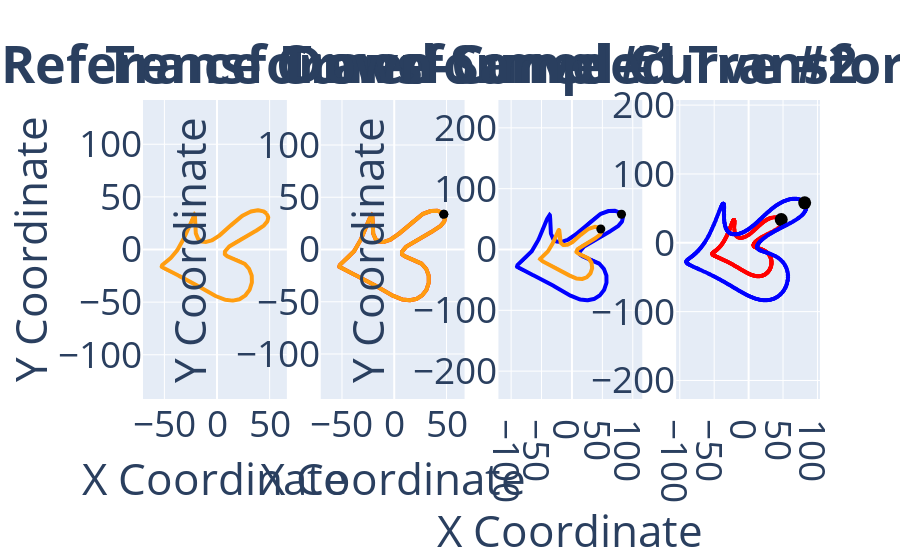
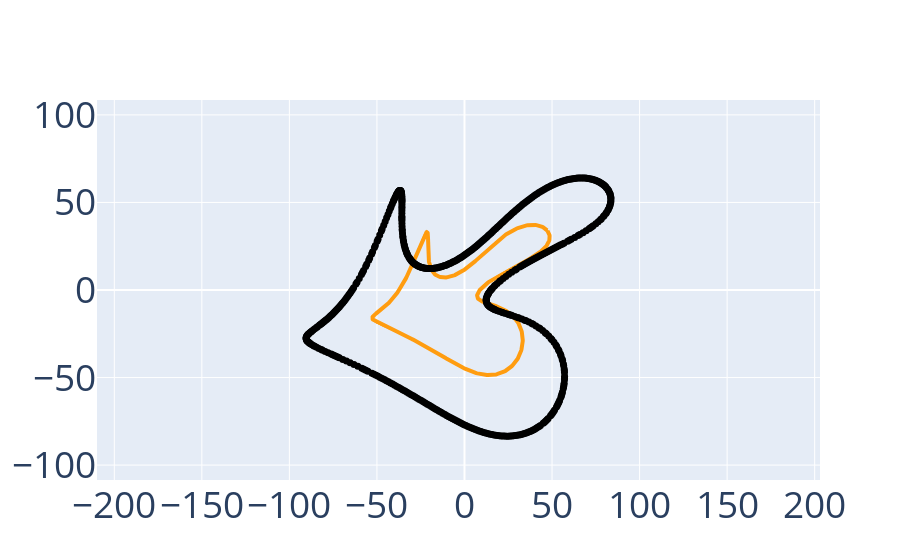
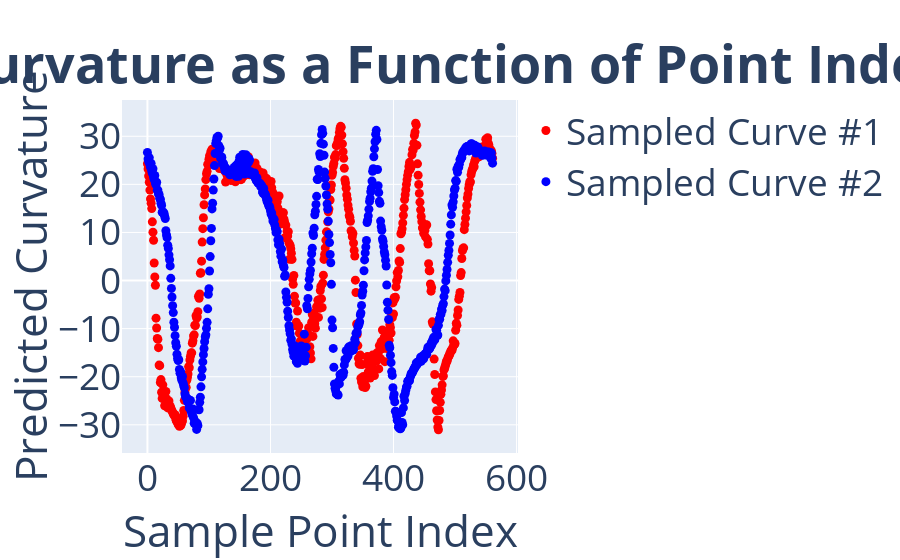
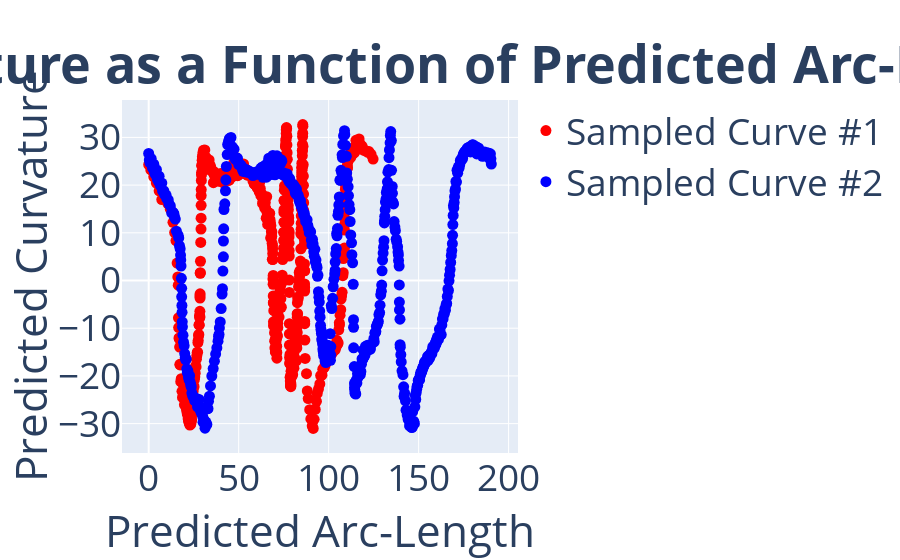

Write notebook code for charts like these, in order.
### Markdown cell above
# EVALUATE SIGNATURES

### Code cell
plot_utils.plot_curve_comparisons(
    curve_records=curve_records, 
    curve_colors=curve_colors,
    sampling_ratio=sampling_ratio,
    transformation_group_type=group,
    plot_to_screen=True,
    normalize_signature=False)

### Figure 1 — Plotly figure (JSON) as saved in the notebook; plotly's stock layout.template omitted (floating-point values rounded to 4 significant figures; data arrays with more than 128 entries replaced by an {"elided": "..."} marker saying what was removed)
{"data": [{"line": {"color": "#FF9D11", "width": 4}, "marker": {"size": 2}, "mode": "lines+markers", "name": "Reference Curve", "type": "scatter", "x": {"elided": "703 float values"}, "xaxis": "x", "y": {"elided": "703 float values"}, "yaxis": "y"}, {"line": {"color": "#FF0000", "width": 4}, "marker": {"size": 2}, "mode": "lines+markers", "name": "Transformed Curve #1", "type": "scatter", "x": {"elided": "703 float values"}, "xaxis": "x2", "y": {"elided": "703 float values"}, "yaxis": "y2"}, {"hoverinfo": "skip", "marker": {"cmax": 703, "cmin": 0, "color": "black", "colorscale": [[0, "#ff0000"], [0.1111, "#ffa700"], [0.2222, "#afff00"], [0.3333, "#08ff00"], [0.4444, "#00ff9f"], [0.5556, "#00b7ff"], [0.6667, "#0010ff"], [0.7778, "#9700ff"], [0.8889, "#ff00bf"], [1, "#ff0000"]], "size": 9}, "mode": "markers", "name": "", "type": "scatter", "x": [47.41], "xaxis": "x2", "y": [33.75], "yaxis": "y2"}, {"line": {"color": "#FF9D11", "width": 4}, "marker": {"size": 2}, "mode": "lines+markers", "name": "", "type": "scatter", "x": {"elided": "703 float values"}, "xaxis": "x2", "y": {"elided": "703 float values"}, "yaxis": "y2"}, {"hoverinfo": "skip", "marker": {"cmax": 703, "cmin": 0, "color": "black", "colorscale": [[0, "#ff0000"], [0.1111, "#ffa700"], [0.2222, "#afff00"], [0.3333, "#08ff00"], [0.4444, "#00ff9f"], [0.5556, "#00b7ff"], [0.6667, "#0010ff"], [0.7778, "#9700ff"], [0.8889, "#ff00bf"], [1, "#ff0000"]], "size": 9}, "mode": "markers", "name": "", "type": "scatter", "x": [47.41], "xaxis": "x2", "y": [33.75], "yaxis": "y2"}, {"hoverinfo": "skip", "marker": {"cmax": 703, "cmin": 0, "color": "#FF0000", "colorscale": [[0, "#ff0000"], [0.1111, "#ffa700"], [0.2222, "#afff00"], [0.3333, "#08ff00"], [0.4444, "#00ff9f"], [0.5556, "#00b7ff"], [0.6667, "#0010ff"], [0.7778, "#9700ff"], [0.8889, "#ff00bf"], [1, "#ff0000"]], "size": 4}, "mode": "markers", "name": "", "type": "scatter", "x": {"elided": "562 float values"}, "xaxis": "x4", "y": {"elided": "562 float values"}, "yaxis": "y4"}, {"hoverinfo": "skip", "marker": {"cmax": 703, "cmin": 0, "color": "black", "colorscale": [[0, "#ff0000"], [0.1111, "#ffa700"], [0.2222, "#afff00"], [0.3333, "#08ff00"], [0.4444, "#00ff9f"], [0.5556, "#00b7ff"], [0.6667, "#0010ff"], [0.7778, "#9700ff"], [0.8889, "#ff00bf"], [1, "#ff0000"]], "size": 13}, "mode": "markers", "name": "", "type": "scatter", "x": [47.41], "xaxis": "x4", "y": [33.75], "yaxis": "y4"}, {"line": {"color": "#0000FF", "width": 4}, "marker": {"size": 2}, "mode": "lines+markers", "name": "Transformed Curve #2", "type": "scatter", "x": {"elided": "703 float values"}, "xaxis": "x3", "y": {"elided": "703 float values"}, "yaxis": "y3"}, {"hoverinfo": "skip", "marker": {"cmax": 703, "cmin": 0, "color": "black", "colorscale": [[0, "#ff0000"], [0.1111, "#ffa700"], [0.2222, "#afff00"], [0.3333, "#08ff00"], [0.4444, "#00ff9f"], [0.5556, "#00b7ff"], [0.6667, "#0010ff"], [0.7778, "#9700ff"], [0.8889, "#ff00bf"], [1, "#ff0000"]], "size": 9}, "mode": "markers", "name": "", "type": "scatter", "x": [81.46], "xaxis": "x3", "y": [57.99], "yaxis": "y3"}, {"line": {"color": "#FF9D11", "width": 4}, "marker": {"size": 2}, "mode": "lines+markers", "name": "", "type": "scatter", "x": {"elided": "703 float values"}, "xaxis": "x3", "y": {"elided": "703 float values"}, "yaxis": "y3"}, {"hoverinfo": "skip", "marker": {"cmax": 703, "cmin": 0, "color": "black", "colorscale": [[0, "#ff0000"], [0.1111, "#ffa700"], [0.2222, "#afff00"], [0.3333, "#08ff00"], [0.4444, "#00ff9f"], [0.5556, "#00b7ff"], [0.6667, "#0010ff"], [0.7778, "#9700ff"], [0.8889, "#ff00bf"], [1, "#ff0000"]], "size": 9}, "mode": "markers", "name": "", "type": "scatter", "x": [47.41], "xaxis": "x3", "y": [33.75], "yaxis": "y3"}, {"hoverinfo": "skip", "marker": {"cmax": 703, "cmin": 0, "color": "#0000FF", "colorscale": [[0, "#ff0000"], [0.1111, "#ffa700"], [0.2222, "#afff00"], [0.3333, "#08ff00"], [0.4444, "#00ff9f"], [0.5556, "#00b7ff"], [0.6667, "#0010ff"], [0.7778, "#9700ff"], [0.8889, "#ff00bf"], [1, "#ff0000"]], "size": 4}, "mode": "markers", "name": "", "type": "scatter", "x": {"elided": "562 float values"}, "xaxis": "x4", "y": {"elided": "562 float values"}, "yaxis": "y4"}, {"hoverinfo": "skip", "marker": {"cmax": 703, "cmin": 0, "color": "black", "colorscale": [[0, "#ff0000"], [0.1111, "#ffa700"], [0.2222, "#afff00"], [0.3333, "#08ff00"], [0.4444, "#00ff9f"], [0.5556, "#00b7ff"], [0.6667, "#0010ff"], [0.7778, "#9700ff"], [0.8889, "#ff00bf"], [1, "#ff0000"]], "size": 13}, "mode": "markers", "name": "", "type": "scatter", "x": [81.46], "xaxis": "x4", "y": [57.99], "yaxis": "y4"}], "layout": {"annotations": [{"font": {"size": 52}, "showarrow": false, "text": "<b>Reference Curve</b>", "x": 0.1062, "xanchor": "center", "xref": "paper", "y": 1, "yanchor": "bottom", "yref": "paper"}, {"font": {"size": 52}, "showarrow": false, "text": "<b>Transformed Curve #1</b>", "x": 0.3688, "xanchor": "center", "xref": "paper", "y": 1, "yanchor": "bottom", "yref": "paper"}, {"font": {"size": 52}, "showarrow": false, "text": "<b>Transformed Curve #2</b>", "x": 0.6313, "xanchor": "center", "xref": "paper", "y": 1, "yanchor": "bottom", "yref": "paper"}, {"font": {"size": 52}, "showarrow": false, "text": "<b>Down-Sampled Transformed Curves</b>", "x": 0.8938, "xanchor": "center", "xref": "paper", "y": 1, "yanchor": "bottom", "yref": "paper"}], "font": {"size": 37}, "showlegend": false, "xaxis": {"anchor": "y", "domain": [0, 0.2125], "title": {"text": "X Coordinate"}}, "xaxis2": {"anchor": "y2", "domain": [0.2625, 0.475], "title": {"text": "X Coordinate"}}, "xaxis3": {"anchor": "y3", "domain": [0.525, 0.7375], "title": {"text": "X Coordinate"}}, "xaxis4": {"anchor": "y4", "domain": [0.7875, 1]}, "yaxis": {"anchor": "x", "domain": [0, 1], "range": [-108.5, 108.5], "scaleanchor": "x", "scaleratio": 1, "title": {"text": "Y Coordinate"}}, "yaxis2": {"anchor": "x2", "domain": [0, 1], "range": [-108.5, 108.5], "scaleanchor": "x2", "scaleratio": 1, "title": {"text": "Y Coordinate"}}, "yaxis3": {"anchor": "x3", "domain": [0, 1], "range": [-108.5, 108.5], "scaleanchor": "x3", "scaleratio": 1, "title": {"text": "Y Coordinate"}}, "yaxis4": {"anchor": "x4", "domain": [0, 1], "scaleanchor": "x4", "scaleratio": 1}}}

### Figure 2 — Plotly figure (JSON) as saved in the notebook; plotly's stock layout.template omitted (floating-point values rounded to 4 significant figures; data arrays with more than 128 entries replaced by an {"elided": "..."} marker saying what was removed)
{"data": [{"line": {"color": "#FF9D11", "width": 4}, "marker": {"size": 2}, "mode": "lines+markers", "name": "", "type": "scatter", "x": {"elided": "703 float values"}, "xaxis": "x", "y": {"elided": "703 float values"}, "yaxis": "y"}, {"hoverinfo": "skip", "marker": {"cmax": 703, "cmin": 0, "color": "black", "colorscale": [[0, "#ff0000"], [0.1111, "#ffa700"], [0.2222, "#afff00"], [0.3333, "#08ff00"], [0.4444, "#00ff9f"], [0.5556, "#00b7ff"], [0.6667, "#0010ff"], [0.7778, "#9700ff"], [0.8889, "#ff00bf"], [1, "#ff0000"]], "size": 7}, "mode": "markers", "name": "", "type": "scatter", "x": {"elided": "562 float values"}, "xaxis": "x", "y": {"elided": "562 float values"}, "yaxis": "y"}], "layout": {"font": {"size": 37}, "showlegend": false, "xaxis": {"anchor": "y", "domain": [0, 1]}, "yaxis": {"anchor": "x", "domain": [0, 1], "range": [-108.5, 108.5], "scaleanchor": "x", "scaleratio": 1}}}

### Figure 3 — Plotly figure (JSON) as saved in the notebook; plotly's stock layout.template omitted (floating-point values rounded to 4 significant figures; data arrays with more than 128 entries replaced by an {"elided": "..."} marker saying what was removed)
{"data": [{"line": {"color": "#FF0000", "width": 4}, "marker": {"size": 9}, "mode": "markers", "name": "Sampled Curve #1", "type": "scatter", "x": {"elided": "562 int values"}, "xaxis": "x", "y": {"elided": "562 float values"}, "yaxis": "y"}, {"line": {"color": "#0000FF", "width": 4}, "marker": {"size": 9}, "mode": "markers", "name": "Sampled Curve #2", "type": "scatter", "x": {"elided": "562 int values"}, "xaxis": "x", "y": {"elided": "562 float values"}, "yaxis": "y"}], "layout": {"annotations": [{"font": {"size": 52}, "showarrow": false, "text": "<b>Predicted Curvature as a Function of Point Index</b>", "x": 0.5, "xanchor": "center", "xref": "paper", "y": 1, "yanchor": "bottom", "yref": "paper"}], "font": {"size": 37}, "xaxis": {"anchor": "y", "domain": [0, 1], "title": {"text": "Sample Point Index"}}, "yaxis": {"anchor": "x", "domain": [0, 1], "title": {"text": "Predicted Curvature"}}}}

### Figure 4 — Plotly figure (JSON) as saved in the notebook; plotly's stock layout.template omitted (floating-point values rounded to 4 significant figures; data arrays with more than 128 entries replaced by an {"elided": "..."} marker saying what was removed)
{"data": [{"line": {"color": "#FF0000", "width": 4}, "marker": {"size": 11}, "mode": "markers", "name": "Sampled Curve #1", "type": "scatter", "x": {"elided": "562 float values"}, "xaxis": "x", "y": {"elided": "562 float values"}, "yaxis": "y"}, {"line": {"color": "#0000FF", "width": 4}, "marker": {"size": 11}, "mode": "markers", "name": "Sampled Curve #2", "type": "scatter", "x": {"elided": "562 float values"}, "xaxis": "x", "y": {"elided": "562 float values"}, "yaxis": "y"}], "layout": {"annotations": [{"font": {"size": 52}, "showarrow": false, "text": "<b>Predicted Curvature as a Function of Predicted Arc-Length</b>", "x": 0.5, "xanchor": "center", "xref": "paper", "y": 1, "yanchor": "bottom", "yref": "paper"}], "font": {"size": 37}, "xaxis": {"anchor": "y", "domain": [0, 1], "title": {"text": "Predicted Arc-Length"}}, "yaxis": {"anchor": "x", "domain": [0, 1], "title": {"text": "Predicted Curvature"}}}}
